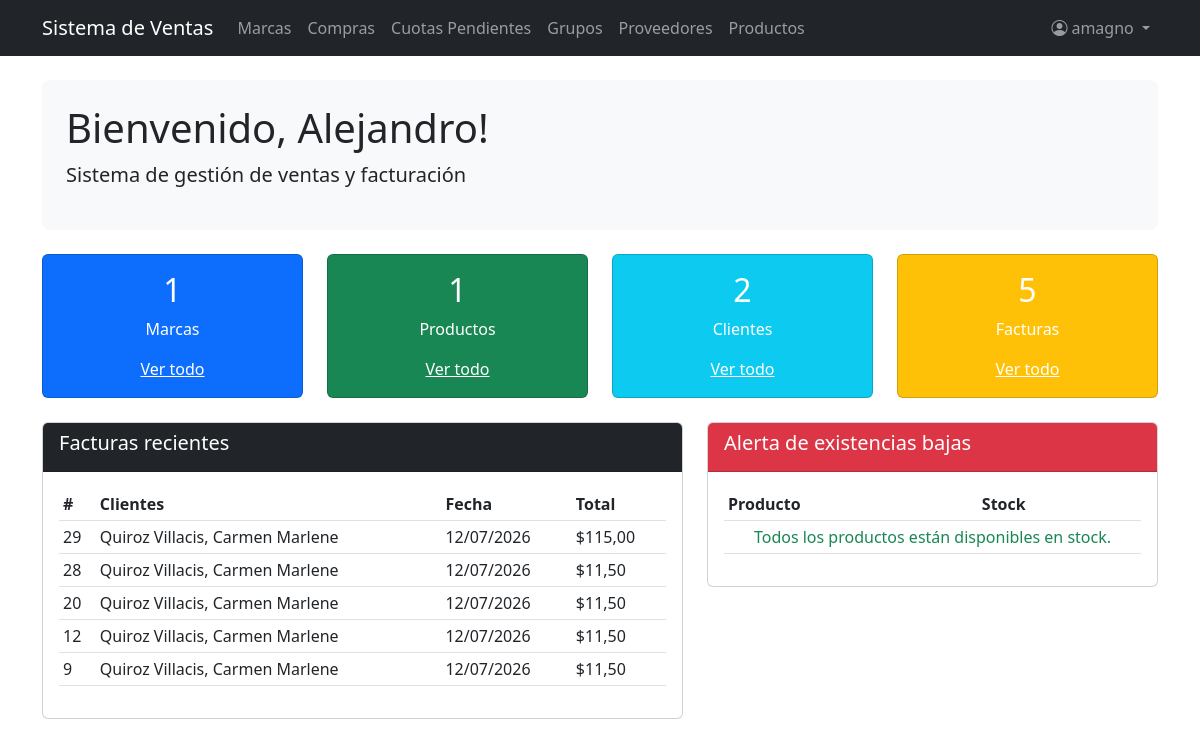
Screenshot of / (signed in) with the database file from the repository.
### billing/models.py (models this page shows, shortened)
class Invoice(models.Model):
    customer = models.ForeignKey(Customer, on_delete=models.PROTECT, related_name='invoices', verbose_name='Cliente')
    invoice_date = models.DateTimeField(auto_now_add=True, verbose_name='Datos de Factura')
    subtotal = models.DecimalField(max_digits=12, decimal_places=2, default=0)
    tax = models.DecimalField(max_digits=12, decimal_places=2, default=0, verbose_name='Impuesto')
    total = models.DecimalField(max_digits=12, decimal_places=2, default=0, verbose_name='Total')
    is_active = models.BooleanField(default=True)
    tipo_pago = models.CharField(
        max_length=10,
        choices=[("CONTADO", "CONTADO"), ("CREDITO", "CREDITO")],
        default="CONTADO",
        verbose_name="Tipo de pago",
    )
    saldo = models.DecimalField(max_digits=12, decimal_places=2, default=0)
    estado = models.CharField(
        max_length=15,
        choices=[("PENDIENTE", "PENDIENTE"), ("PAGADA", "PAGADA")],
        default="PENDIENTE",
    )
    class Meta: ordering = ['-invoice_date']

class Customer(models.Model):
    dni = models.CharField(max_length=13, unique=True, verbose_name='DNI/RUC', validators=[validate_cedula_ec])
    first_name = models.CharField(max_length=100, verbose_name='Nombre')
    last_name = models.CharField(max_length=100, verbose_name='Apellido')
    email = models.EmailField(blank=True, null=True)
    phone = models.CharField(max_length=20, blank=True, null=True, verbose_name='Teléfono')
    address = models.TextField(blank=True, null=True, verbose_name='Dirección')
    is_active = models.BooleanField(default=True, verbose_name='Activo')
    created_at = models.DateTimeField(auto_now_add=True)
    updated_at = models.DateTimeField(auto_now=True)
    class Meta:
        ordering = ['last_name', 'first_name']
    def __str__(self): return f'{self.last_name}, {self.first_name}'

### billing/views.py (the view)
# urls.py: path('', views.home, name='home'),
@login_required
def home(request):
    context = {
        'total_brands': Brand.objects.count(),
        'total_products': Product.objects.count(),
        'total_customers': Customer.objects.count(),
        'total_invoices': Invoice.objects.count(),
        'recent_invoices': Invoice.objects.all()[:5],  # Últimas 5
        'low_stock': Product.objects.filter(stock__lte=5, is_active=True),
    }
    return render(request, 'billing/home.html', context)

### security/templatetags/security_tags.py (called while the page is built)
@register.filter(name='role_badge_class')
def role_badge_class(role_name):
    return ROLE_BADGE_CLASSES.get(role_name, 'bg-secondary')

@register.filter(name='has_group')
def has_group(user, group_name):
    if not user.is_authenticated:
        return False
    if user.is_superuser:      # el superusuario ve todo
        return True
    return user.groups.filter(name=group_name).exists()

### billing/templates/billing/home.html (shortened to what this page needs)
{% extends 'billing/base.html' %}
{% block content %}
<div class="p-4 mb-4 bg-light rounded-3">
  <h1>Bienvenido, {{ user.first_name|default:user.username }}!</h1>
  <p class="lead">Sistema de gestión de ventas y facturación </p>
</div>
<div class="row mb-4">
  <div class="col-md-3">
    <div class="card text-white bg-primary">
      <div class="card-body text-center">
        <h2>{{ total_brands }}</h2>
        <p>Marcas</p>
        <a href="{% url 'billing:brand_list' %}" class="text-white">Ver todo</a>
      </div>
    </div>
  </div>
  <div class="col-md-3">
    <div class="card text-white bg-success">
      <div class="card-body text-center">
        <h2>{{ total_products }}</h2>
        <p>Productos</p>
        <a href="{% url 'billing:product_list' %}" class="text-white">Ver todo</a>
      </div>
    </div>
  </div>
  <div class="col-md-3">
    <div class="card text-white bg-info">
      <div class="card-body text-center">
        <h2>{{ total_customers }}</h2>
        <p>Clientes</p>
        <a href="{% url 'billing:customer_list' %}" class="text-white">Ver todo</a>
      </div>
    </div>
  </div>
  <div class="col-md-3">
    <div class="card text-white bg-warning">
      <div class="card-body text-center">
        <h2>{{ total_invoices }}</h2>
        <p>Facturas</p>
        <a href="{% url 'billing:invoice_list' %}" class="text-white">Ver todo</a>
      </div>
    </div>
  </div>
</div>
<div class="row">
  <div class="col-md-7">
    <div class="card">
      <div class="card-header bg-dark text-white"><h5>Facturas recientes</h5></div>
      <div class="card-body">
        <table class="table table-sm">
          <thead><tr><th>#</th><th>Clientes</th><th>Fecha</th><th>Total</th></tr></thead>
          <tbody>
            {% for inv in recent_invoices %}
            <tr>
              <td>{{ inv.id }}</td>
              <td>{{ inv.customer }}</td>
              <td>{{ inv.invoice_date|date:"d/m/Y" }}</td>
              <td>${{ inv.total }}</td>
            </tr>
            {% empty %}
            <tr><td colspan="4" class="text-center">Aún no hay facturas</td></tr>
            {% endfor %}
          </tbody>
        </table>
      </div>
    </div>
  </div>
  <div class="col-md-5">
    <div class="card">
      <div class="card-header bg-danger text-white"><h5>Alerta de existencias bajas</h5></div>
      <div class="card-body">
        <table class="table table-sm">
          <thead><tr><th>Producto</th><th>Stock</th></tr></thead>
          <tbody>
            {% for p in low_stock %}
            <tr><td>{{ p.name }}</td><td><span class="badge bg-danger">{{ p.stock }}</span></td></tr>
            {% empty %}
            <tr><td colspan="2" class="text-center text-success">Todos los productos están disponibles en stock.</td></tr>
            {% endfor %}
          </tbody>
        </table>
      </div>
    </div>
  </div>
</div>
{% endblock %}

### billing/templates/billing/base.html (shortened to what this page needs)
{% load security_tags %}
<!DOCTYPE html>
<html lang="es">
<head>
  <link href="https://cdn.jsdelivr.net/npm/bootstrap@5.3.0/dist/css/bootstrap.min.css" rel="stylesheet">
  <link href="https://cdn.jsdelivr.net/npm/bootstrap-icons@1.11.3/font/bootstrap-icons.min.css" rel="stylesheet">
</head>
<body>
<nav class="navbar navbar-expand-lg navbar-dark bg-dark">
  <div class="container">
    <a class="navbar-brand" href="{% url 'billing:home' %}">Sistema de Ventas</a>
    <div class="collapse navbar-collapse" id="nav">
      <ul class="navbar-nav me-auto">
        {% if user.is_authenticated %}
        {% if perms.billing.view_brand %}
        <li class="nav-item"><a class="nav-link" href="{% url 'billing:brand_list' %}">Marcas</a></li>
        {% endif %}
        {% if perms.purchasing.view_purchase %}
        <li class="nav-item"><a class="nav-link" href="{% url 'purchasing:purchase_list' %}">Compras</a></li>
        <li class="nav-item"><a class="nav-link" href="{% url 'creditos_compras:cuotas_pendientes' %}">Cuotas Pendientes</a></li>
        {% endif %}
        {% if perms.billing.view_productgroup %}
        <li class="nav-item"><a class="nav-link" href="{% url 'billing:productgroup_list' %}">Grupos</a></li>
        {% endif %}
        {% if perms.billing.view_supplier %}
        <li class="nav-item"><a class="nav-link" href="{% url 'billing:supplier_list' %}">Proveedores</a></li>
        {% endif %}
        {% if perms.billing.view_product %}
        <li class="nav-item"><a class="nav-link" href="{% url 'billing:product_list' %}">Productos</a></li>
        {% endif %}
        {% endif %}
      </ul>
      <ul class="navbar-nav">
        {% if user.is_authenticated %}
        {% with role=user.groups.first %}
        <li class="nav-item dropdown">
          <a class="nav-link dropdown-toggle" href="#" data-bs-toggle="dropdown">
            <i class="bi bi-person-circle me-1"></i>{{ user.username }}
          </a>
        </li>
        {% endwith %}
        {% else %}
        <li class="nav-item">
          <a class="nav-link" href="{% url 'security:login' %}">Login</a>
        </li>
        {% endif %}
      </ul>
    </div>
  </div>
</nav>
<div class="container mt-4">
  {% block content %}
  {% endblock %}
</div>
</body>
</html>

### rows the page displays
Invoice: id "29", customer "Quiroz Villacis, Carmen Marlene", invoice_date "12/07/2026", total "115,00"
Invoice: id "28", customer "Quiroz Villacis, Carmen Marlene", invoice_date "12/07/2026", total "11,50"
Invoice: id "20", customer "Quiroz Villacis, Carmen Marlene", invoice_date "12/07/2026", total "11,50"
Invoice: id "12", customer "Quiroz Villacis, Carmen Marlene", invoice_date "12/07/2026", total "11,50"
Invoice: id "9", customer "Quiroz Villacis, Carmen Marlene", invoice_date "12/07/2026", total "11,50"

### other values shown
{{ user.username }} "amagno"
{{ user.first_name|default:user.username }} "Alejandro"
{{ total_brands }} "1"
{{ total_products }} "1"
{{ total_customers }} "2"
{{ total_invoices }} "5"
